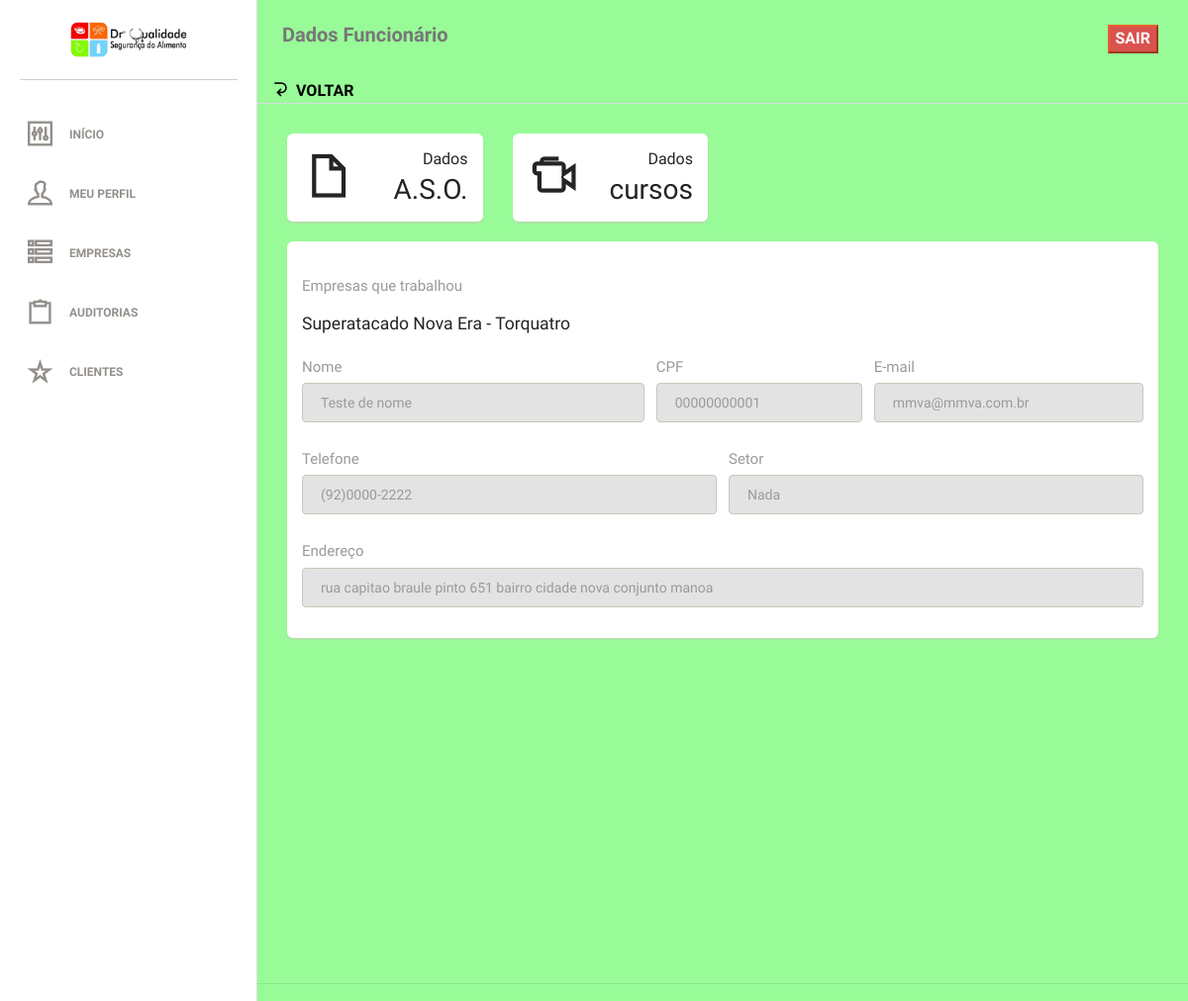
/app/dadosfuncionario?idfunc=1&id=5 (signed in), run on the app's committed database.
### tables this page shows
CREATE TABLE IF NOT EXISTS `empresa` (
  `id` int(11) NOT NULL,
  `nome` varchar(100) DEFAULT NULL,
  `cnpj` varchar(100) DEFAULT NULL,
  `endereco` varchar(250) DEFAULT NULL,
  `email` varchar(80) DEFAULT NULL,
  `telefone` varchar(80) DEFAULT NULL,
  `responsavel` varchar(60) DEFAULT NULL,
  `dataHoraCadastro` varchar(25) DEFAULT NULL
);

CREATE TABLE IF NOT EXISTS `rh` (
  `id` int(11) NOT NULL,
  `nome` varchar(100) DEFAULT NULL,
  `cpf` varchar(20) DEFAULT NULL,
  `email` varchar(30) DEFAULT NULL,
  `celular` varchar(20) DEFAULT NULL,
  `endereco` varchar(100) DEFAULT NULL,
  `setor` varchar(50) DEFAULT NULL,
  `empresa` varchar(80) DEFAULT NULL,
  `dataHoraCadastro` varchar(25) DEFAULT NULL
);

### app/dadosfuncionario.php (called while the page is built, shortened)
<?php
	$idFunc = $_GET['idfunc'];
	include 'model/conex.php';
	$buscarDadosFunc = "SELECT * FROM rh WHERE id = '$idFunc'";
	$buscarDadosFunc = mysqli_query($conexao, $buscarDadosFunc);
	$AchadosDados = mysqli_fetch_assoc($buscarDadosFunc);
	include 'view/viewDadosFuncionario.php';

### app/view/viewDadosFuncionario.php (the view, shortened to what this page needs)
<!doctype html>
<html lang="pt-BR">
<head>
    <link href="assets/css/bootstrap.min.css" rel="stylesheet" />
    <link href="assets/css/animate.min.css" rel="stylesheet"/>
    <link href="assets/css/paper-dashboard.css" rel="stylesheet"/>
    <link href="assets/css/demo.css" rel="stylesheet" />
    <link href="http://maxcdn.bootstrapcdn.com/font-awesome/latest/css/font-awesome.min.css" rel="stylesheet">
    <link href="assets/css/themify-icons.css" rel="stylesheet">
</head>
<body>
<div class="wrapper">
	<div class="sidebar" data-background-color="white" data-active-color="danger">
    	<?php include 'view/viewMenuLateral.php' ?>
    </div>
    <div class="main-panel" style="background-color: #98FB98;">
		<nav class="navbar navbar-default" style="background-color: #98FB98;">
            <div class="container-fluid">
                <div class="navbar-header">
                    <a class="navbar-brand" href="#">Dados Funcionário</a>
                </div>
                <div class="collapse navbar-collapse">
                    <ul class="nav navbar-nav navbar-right">
						<li>
                            <a href="off" >
								<button class="btn-danger"><b style="color:#fff;">SAIR</b></button>
                            </a>
                        </li>
                    </ul>
                </div>
                <?php
                    if(!isset($_SERVER['HTTP_REFERER'])){
                        $urlAnterior = "index";
                    }else{
                        $urlAnterior = $_SERVER['HTTP_REFERER'];
                    }
                ?>
                <span data-notify="icon" style="color: black; " class="ti-back-left"> <a href="<?php echo $urlAnterior; ?>" style="color:black;">VOLTAR</a></span>
            </div>
        </nav>
        <div class="content">
            <div class="container-fluid">
            <div class="row">
                    <div class="col-lg-3 col-sm-6">
                    <a href="aso?idfunc=<?php echo $idFunc; ?>&id=<?php echo $AchadosDados['empresa']; ?>">
                        <div class="card card2">
                            <div class="content">
                                <div class="row">
                                    <div class="col-xs-5">
                                        <div class="icon-big icon- text-center">
                                            <i class="ti-file"></i>
                                        </div>
                                    </div>
                                    <div class="col-xs-7">
                                        <div class="numbers">
                                            <p>Dados</p>
                                            A.S.O.
                                        </div>
                                    </div>
                                </div>
                            </div>
                        </div>
                    </a>
                    </div>
                    <div class="col-lg-3 col-sm-6">
                    <a href="dadoscursos?idfunc=<?php echo $idFunc; ?>&id=<?php echo $AchadosDados['empresa']; ?>">
                        <div class="card card2">
                            <div class="content">
                                <div class="row">
                                    <div class="col-xs-5">
                                        <div class="icon-big icon- text-center">
                                            <i class="ti-video-camera"></i>
                                        </div>
                                    </div>
                                    <div class="col-xs-7">
                                        <div class="numbers">
                                            <p>Dados</p>
                                            cursos
                                        </div>
                                    </div>
                                </div>
                            </div>
                        </div>
                    </a>
                    </div>
                </div>
                <div class="row">
                    <div class="col-lg-12 col-md-12">
                        <div class="card">
                            <div class="header">
                            </div>
                            <div class="content">
                            <div class="row">
                                        <div class="col-md-12">
                                            <div class="form-group">
                                                <label>Empresas que trabalhou</label>
                                                <?php
                                                $idEmpresaDele = $AchadosDados['empresa'];
                                                $empresaDele = "SELECT nome FROM empresa WHERE id = '$idEmpresaDele'";
                                                $empresaDele = mysqli_query($conexao, $empresaDele);
                                                $nomeEmpresaDele = mysqli_fetch_assoc($empresaDele);
                                                ?>
                                                <h5><?php echo $nomeEmpresaDele['nome']; ?></h5>
                                            </div>
                                        </div>
                                    </div>
                                <form >
                                    <div class="row">
                                        <div class="col-md-5">
                                            <div class="form-group">
                                                <label>Nome</label>
                                                <input type="text" disabled="" name="nome" class="form-control border-input" required="" value="<?php echo $AchadosDados['nome']; ?>" placeholder="" >
                                            </div>
                                        </div>
                                        <div class="col-md-3">
                                            <div class="form-group">
                                                <label>CPF</label>
                                                <input type="text" disabled="" name="cpf" class="form-control border-input" value="<?php echo $AchadosDados['cpf']; ?>" required="" placeholder="">
                                            </div>
                                        </div>
                                        <div class="col-md-4">
                                            <div class="form-group">
                                                <label for="exampleInputEmail1">E-mail</label>
                                                <input type="email" disabled="" name="email" class="form-control border-input" value="<?php echo $AchadosDados['email']; ?>" required="" placeholder="">
                                            </div>
                                        </div>
                                    </div>
                                    <div class="row">
                                        <div class="col-md-6">
                                            <div class="form-group">
                                                <label>Telefone</label>
                                                <input type="text" disabled="" name="telefone" autocomplete="off" class="form-control border-input" value="<?php echo $AchadosDados['celular']; ?>" required="" placeholder="">
                                            </div>
                                        </div>
                                        <div class="col-md-6">
                                            <div class="form-group">
                                                <label>Setor</label>
                                                <input type="text" disabled="" name="setor" class="form-control border-input" value="<?php echo $AchadosDados['setor']; ?>" required="" placeholder="">
                                            </div>
                                        </div>
                                    </div>
                                    <div class="row">
                                        <div class="col-md-12">
                                            <div class="form-group">
                                                <label>Endereço</label>
                                                <input type="text" disabled="" name="endereco" class="form-control border-input" value="<?php echo $AchadosDados['endereco']; ?>" required="" placeholder=" " >
                                            </div>
                                        </div>
                                    </div>
                                </form>
                            </div>
                        </div>
                    </div>
                </div>
            </div>
        </div>
        <footer class="footer">
            <div class="container-fluid">
            </div>
        </footer>
    </div>
</div>
</body>
</html>

### data on the page
empresa: nome "Superatacado Nova Era - Torquatro"
rh: nome "Teste de nome", cpf "00000000001", email "mmva@mmva.com.br", telefone "(92)0000-2222", setor "Nada", endereco "rua capitao braule pinto 651 bairro cidade nova conjunto manoa"
